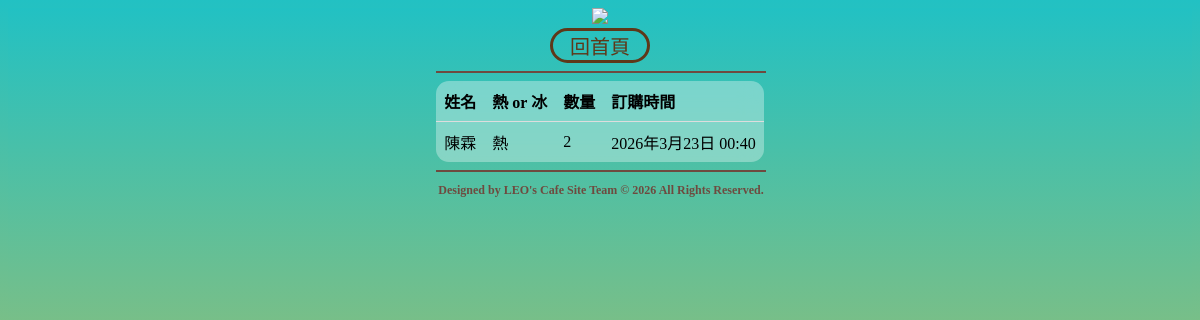
Page /orderview/ on the committed database.
### LEOsCafeSiteapp/models.py (models this page shows, shortened)
class OrderItem(models.Model):
    Oname = models.CharField(max_length=20, null=False)
    Otemperature = models.CharField(max_length=20, null=False)
    Ocupnumber = models.IntegerField(null=False)
    Oodertime = models.DateTimeField(max_length=50, auto_now_add=True)

### LEOsCafeSiteapp/views.py (the view)
# urls.py: path('orderview/', views.orderview),
def orderview(request):
	OrderItems = OrderItem.objects.all().order_by('Oodertime')
	return render(request, "orderview.html", locals())

### templates/orderview.html
{% extends "base.html" %}
{% load static %}
{% block menu %}
    <a href="/index/" title="回首頁">
        <button class="base-button" type="button">回首頁</button>
    </a>
{% endblock %}
{% block content %}
    <table class="all-coffee-table">
        <th>姓名</th><th>熱 or 冰</th><th>數量</th><th>訂購時間</th>
        {% for oditem in OrderItems %}
            <tr>
                <td style="text-align: left;">{{oditem.Oname}}</td>
                <td style="text-align: left;">{{oditem.Otemperature}}</td>
                <td style="text-align: left;">{{oditem.Ocupnumber}}</td>
                <td style="text-align: left;">{{oditem.Oodertime}}</td>
            </tr>
        {% endfor %}
    </table>
{% endblock %}

### static/css/style.css (style rules this page uses)
html, body { min-height: 100vh; background: linear-gradient(to bottom, rgba(34, 193, 195, 1), rgba(253, 187, 45, 1)); height: auto; }
td { vertical-align: middle; }
.base-button { background-color: transparent; border: 3px solid #5e3819; border-radius: 50px; color: #5e3819; padding: 0px 0px; text-align: center; text-decoration: none; display: inline-block; font-size: 20px; cursor: pointer; width: 100px; max-width: 100%; }
.all-coffee-table { border-collapse: collapse; width: 100%; background-color: #fff5; backdrop-filter: blur(10px); border-radius: .8rem; }
.all-coffee-table th { padding: 8px; text-align: left; }
.all-coffee-table td { padding: 8px; text-align: left; border-top: 1px solid #DDD; }

### rows in the picture
OrderItem: Oname "陳霖", Otemperature "熱", Ocupnumber "2", Oodertime "2026年3月23日 00:40"
